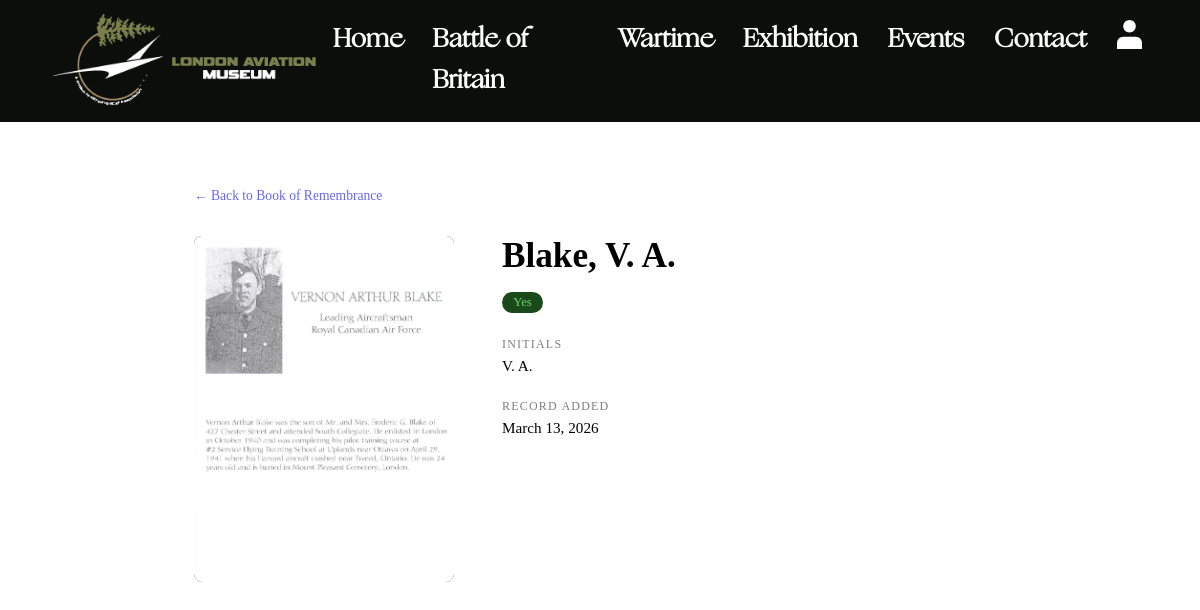
/bor-profile.php?id=11, run on the app's committed database.
### tables this page shows
CREATE TABLE `bor_pilots` (
  `id` int(11) NOT NULL,
  `last_name` varchar(100) NOT NULL,
  `initials` varchar(30) DEFAULT NULL,
  `full_name` varchar(200) DEFAULT NULL,
  `in_book` enum('Yes','No','Kind Of','Maybe','Additional') DEFAULT NULL,
  `notes` text DEFAULT NULL,
  `photo_path` varchar(255) DEFAULT NULL,
  `created_at` timestamp NOT NULL DEFAULT current_timestamp()
);

### bor-profile.php (the view, shortened to what this page needs)
<?php
$id = isset($_GET['id']) ? (int)$_GET['id'] : 0;
try {
    $db   = getConnection();
    $stmt = $db->prepare('SELECT * FROM bor_pilots WHERE id = :id');
    $stmt->execute([':id' => $id]);
    $pilot = $stmt->fetch();
} catch (PDOException $e) {
    $pilot = null;
}
$displayName = $pilot['full_name'] ?: ($pilot['last_name'] . ($pilot['initials'] ? ', ' . $pilot['initials'] : ''));
?>
<!DOCTYPE html>
<html lang="en">
<head>
    <link rel="stylesheet" href="https://cdnjs.cloudflare.com/ajax/libs/font-awesome/4.7.0/css/font-awesome.min.css">
    <link href="css/main.css" rel="stylesheet">
    <link href="css/grid.css" rel="stylesheet">
</head>
<body data-page="bor-profile">
    <header id="header-section" class="grid-con">
        <div id="menu" class="col-span-full">
            <div id="mobile-header">
                <div id="header-logo">
                    <a href="index.php"><img src="images/logo_horizontal.png" alt="London Aviation Museum Logo"></a>
                </div>
            </div>
            <nav id="sidebar">
                <ul>
                    <li class="nav-item"><a href="index.php">Home</a></li>
                    <li class="nav-item"><a href="battle-of-britain.php">Battle of Britain</a></li>
                    <li class="nav-item"><a href="wartime.php">Wartime</a></li>
                    <li class="nav-item"><a href="exhibition.php">Exhibition</a></li>
                    <li class="nav-item"><a href="events.php">Events</a></li>
                    <li class="nav-item"><a href="contact.php">Contact</a></li>
                    <li class="nav-item">
                        <?php if (isset($_SESSION["admin"])): ?>
                            <a class="icon-link" href="includes/admin/logout.php">
                                <svg class="admin-icon" xmlns="http://www.w3.org/2000/svg" id="Layer_2" data-name="Layer 2" viewBox="0 0 73.2 90.1">
                                    <g data-name="Layer 2">
                                        <path class="cls-2" d="M61.9,33.8h-2.8v-10.8C59.1,10.1,49.8,0,36.5,0S14.1,10.3,14.1,23v10.7h0q0,.1,0,0h-2.8c-6.2,0-11.2,5-11.3,11.3v33.8c0,6.2,5,11.2,11.3,11.3h50.6c6.2,0,11.2-5,11.3-11.3v-33.8c0-6.2-5.1-11.2-11.3-11.2ZM19.7,33.8v-10.8c0-9.6,6.6-17.4,16.8-17.4s17,7.6,17,17.4v10.7h0q0,.1,0,0H19.7v.1h0ZM67.5,78.8c0,3.1-2.5,5.6-5.6,5.6H11.3c-3.1,0-5.6-2.5-5.6-5.6v-33.8c0-3.1,2.5-5.6,5.6-5.6h50.6c3.1,0,5.6,2.5,5.6,5.6v33.8ZM42.2,56.3c0,2.1-1.1,3.9-2.8,4.9h-.1.1v9.2c0,1.6-1.3,2.8-2.8,2.8-1.6,0-2.8-1.3-2.8-2.8v-9.2h.1-.1c-1.7-1-2.8-2.8-2.8-4.9,0-3.1,2.5-5.6,5.6-5.6,3.1-.1,5.6,2.4,5.6,5.6Z"/>
                                    </g>
                                </svg>
                            </a>
                        <?php else: ?>
                            <a class="icon-link" href="/admin/login.php">
                            </a>
                        <?php endif; ?>
                    </li>
                </ul>
            </nav>
        </div>
    </header>
    <div id="profile-section">
        <a href="book-of-remembrance.php" class="back-link">← Back to Book of Remembrance</a>
        <div class="profile-grid">
            <div>
                <?php if ($pilot['photo_path']): ?>
                    <img class="profile-photo" src="<?php echo htmlspecialchars($pilot['photo_path']); ?>" alt="<?php echo htmlspecialchars($displayName); ?>">
                <?php else: ?>
                    <div class="profile-placeholder">✦</div>
                <?php endif; ?>
            </div>
            <div>
                <h1 class="profile-name"><?php echo htmlspecialchars($displayName); ?></h1>
                <?php
                $statusClass = 'status-' . str_replace(' ', '', $pilot['in_book']);
                ?>
                <span class="status-badge <?php echo $statusClass; ?>">
                    <?php echo htmlspecialchars($pilot['in_book']); ?>
                </span>
                <?php if ($pilot['initials']): ?>
                    <p class="profile-label">Initials</p>
                    <p class="profile-value"><?php echo htmlspecialchars($pilot['initials']); ?></p>
                <?php endif; ?>
                <p class="profile-label">Record Added</p>
                <p class="profile-value"><?php echo date('F j, Y', strtotime($pilot['created_at'])); ?></p>
            </div>
        </div>
    </div>
</body>
</html>

### css/grid.css (style rules this page uses)
html { box-sizing: border-box; scroll-behavior: smooth; }
*, *::before, *::after { box-sizing: inherit; padding: 0; margin: 0; }
.grid-con { display: grid; grid-template-columns: repeat(4, minmax(0, 1fr)); grid-column-gap: 12px; margin: 0 auto; gap: 0px; }
.col-span-full { grid-column: 1/-1; }
@media screen and (min-width: 768px) { .grid-con { grid-template-columns: repeat(8, minmax(0, 1fr)); } }
@media screen and (min-width: 1200px) { .grid-con { grid-template-columns: repeat(12, minmax(0, 1fr)); } }

### bor-profile.php (style rules this page uses)
#profile-section { max-width: 860px; margin: 4rem auto; padding: 0 1.5rem; }
.back-link { font-size: 0.85rem; opacity: 0.6; text-decoration: none; display: inline-block; margin-bottom: 2rem; }
.profile-grid { display: grid; grid-template-columns: 260px 1fr; gap: 3rem; align-items: start; }
.profile-photo { width: 100%; aspect-ratio: 3/4; object-fit: cover; border-radius: 8px; background: #222; }
.profile-name { font-size: clamp(1.5rem, 4vw, 2.2rem); margin: 0 0 0.5rem; }
.profile-label { font-size: 0.75rem; text-transform: uppercase; letter-spacing: 0.1em; opacity: 0.5; margin: 1.5rem 0 0.3rem; }
.profile-value { font-size: 0.95rem; margin: 0; }
.status-badge { display: inline-block; padding: 0.2rem 0.7rem; border-radius: 20px; font-size: 0.8rem; margin-top: 0.5rem; }
.status-Yes { background: #1a4a1a; color: #6fcf6f; }

### data on the page
bor_pilots: photo_path (picture), displayName "Blake, V. A.", in_book "Yes", initials "V. A.", created_at "March 13, 2026"
